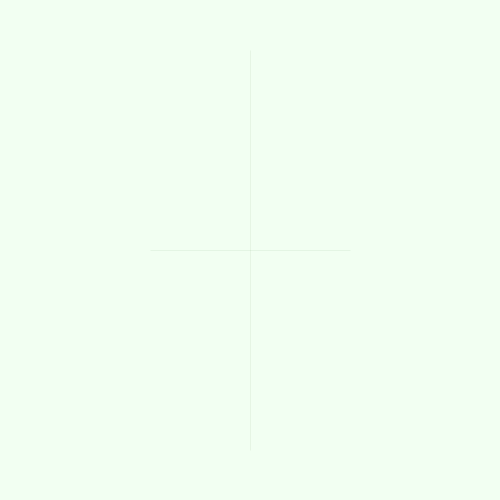
Frame 1 (no input)
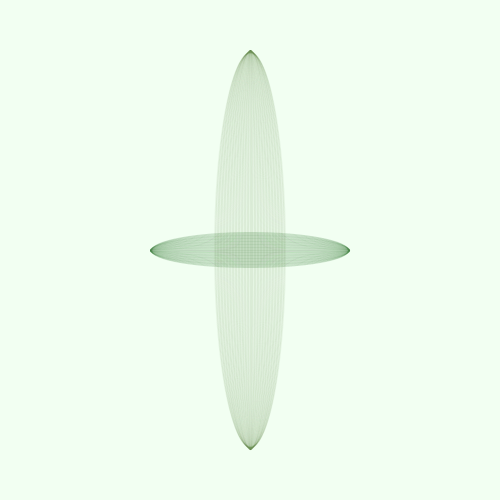
Frame 60 (the mouse pressed at the canvas centre just before this capture)
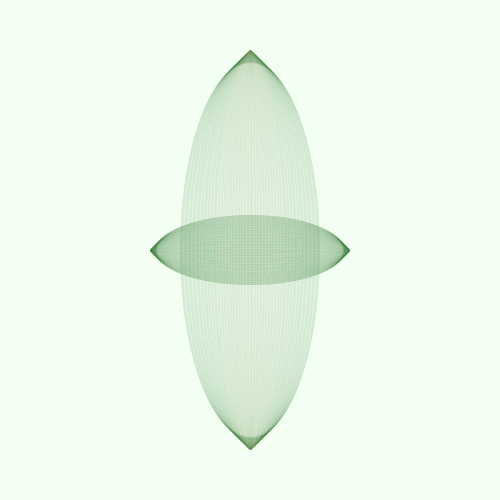
Frame 120 (the mouse held since frame 60 and released just before this capture)

The Processing sketch that drew these frames (run headless with seeded random() and noise(); from frame 60 on, the mouse is pressed at the canvas centre):

// Processing sketch: processing_145325
// ── processing_145325.pde

float index= 0.0;



void setup()
{
 colorMode(HSB,360, 100, 100);
size(500,500);
background(120, 5,100);

}

void draw()
{
  
  //background(120, 5,100);
  
  colorMode(HSB,360, 100, 100);
  
  translate(width/2, height/2);
  
 
  float m = map(mouseX, 0, 500, 90,160);
  
  stroke(m, 50, 50, 20);
  noFill();
  ellipse(0, 0, sin(index)*400, cos(index)*400);
  
  stroke(120, 50, 50, 20);
  noFill();
  ellipse(0, 0, cos(index)*200, sin(index)*200);
  index += 0.003;
  
 
   

}
